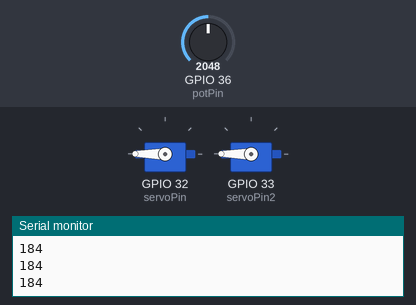
The sketch below on a simulated ESP32. Shown: 2 × servo, the last lines printed to the serial monitor. Inputs (shaded band) come from the test bench; at power-on: GPIO 36 (potPin) = 2048.

Above: at 1.2 s.
1.3 s: GPIO 36 (potPin) set to 1228
At 2.6 s:
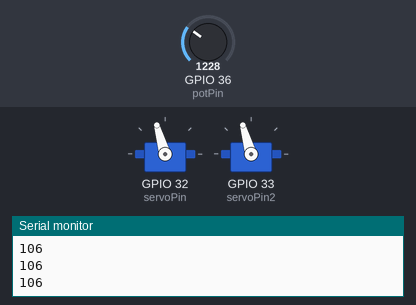
2.9 s: GPIO 36 (potPin) set to 491
At 4.1 s:
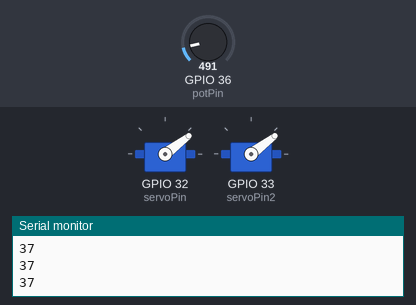
4.5 s: GPIO 36 (potPin) set to 0
At 5.4 s:
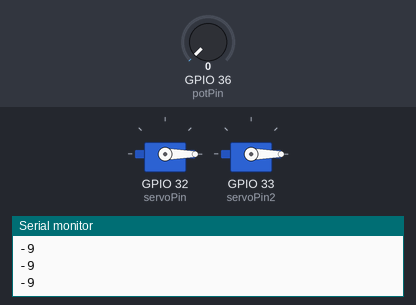
6.1 s: GPIO 36 (potPin) set to 2047
At 6.7 s:
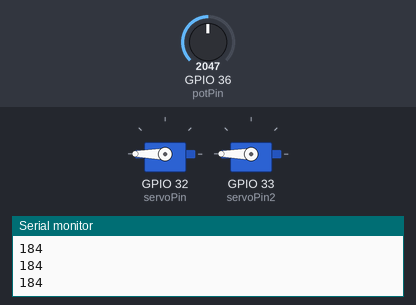
Timing chart, 0 to 8.7 s (numbered marks = the images above; inputs shaded):
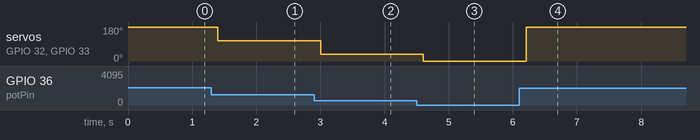

Measured:
- after the input at 1.3 s, servo on GPIO 32 (servoPin), servo on GPIO 33 (servoPin2): 180° → 106° after 0.10 s
- after the input at 2.9 s, servo on GPIO 32 (servoPin), servo on GPIO 33 (servoPin2): 106° → 37° after 0.10 s
- after the input at 4.5 s, servo on GPIO 32 (servoPin), servo on GPIO 33 (servoPin2): 37° → 0° after 0.11 s
- after the input at 6.1 s, servo on GPIO 32 (servoPin), servo on GPIO 33 (servoPin2): 0° → 180° after 0.11 s

The sketch:

Lab2a_LDR.ino
```cpp
#include <ESP32Servo.h>

// 2 servo devices
Servo myservo;
Servo theservo;

// Pin definitions for servos and potentiometer
int servoPin = 32;  //servo 1
int servoPin2 = 33; //servo 2
int potPin = 36; //ADC pin
int ADC_Max = 4096; //initialize ADC
int ADC_Dark = 2000;
int ADC_Light = 100;

// Position variables
int pos = 0;
int pos2 = 0;
int val;
int val2; //portentiometer value for adc
void setup() {
  Serial.begin(9600);
  // timers from ESP32 sample code
  ESP32PWM::allocateTimer(0);
  ESP32PWM::allocateTimer(1);
  ESP32PWM::allocateTimer(2);
  ESP32PWM::allocateTimer(3);

  // Set servo period to 50Hz or 20ms
  myservo.setPeriodHertz(50);
  theservo.setPeriodHertz(50);

  // Attach the servos to their pins
  myservo.attach(servoPin, 500, 2500);  // servo1 to 32
  theservo.attach(servoPin2, 500, 2500);  // Servo2 to 33
}

void loop() {
  val = analogRead(potPin);
  val2 = analogRead(potPin); //read ADC
  val = map(val, ADC_Light, ADC_Dark, 0, 180); //map servo 1 value
  val2 = map(val2, ADC_Light, ADC_Dark, 0, 180); //map it and its bounds
  myservo.write(val); // write to both servos
  theservo.write(val2);
  Serial.println(val);
  Serial.println(val2); //temp debug
  delay(200);
}
```
